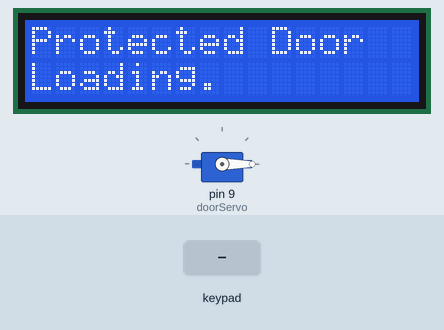
This sketch was run on a simulated Arduino Uno, built with avr-gcc and run on an emulated ATmega328P. On the bench: servo, 16×2 character LCD. The test bench sets the inputs (shaded band).

Above: at 1.1 s.
At 10.2 s:
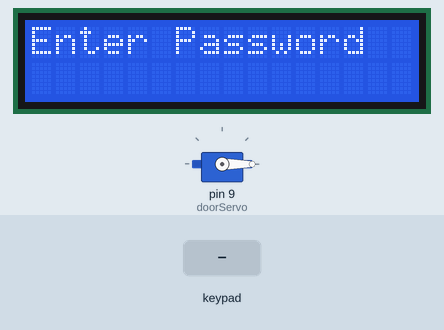
10.3 s: keypad keys 1 0 0 1 pressed 0.4 s apart
At 12.9 s:
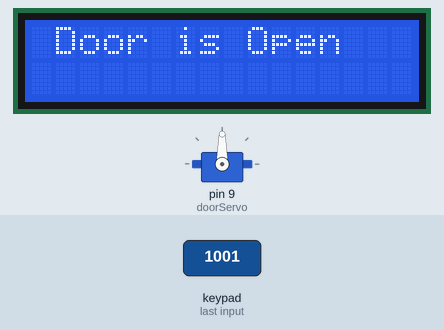
At 17.3 s:
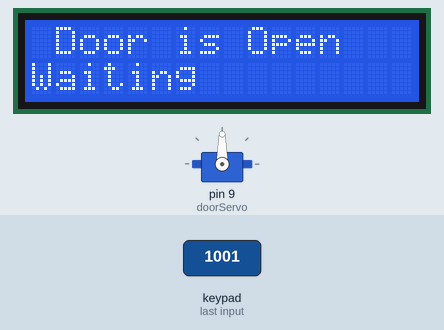
Timing chart, 0 to 28.0 s (numbered marks = the images above; inputs shaded):
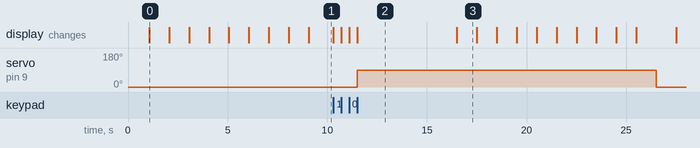

Measured:
- after the input at 10.3 s, servo on pin 9 (doorServo): 0° → 90° after 1.2 s, → 0° 15.0 s later; the display: first changes at once (image 2 shows a later state)
- what the display in image 2 shows lasts 5.0 s, from 11.5 s to 16.5 s

The sketch:

Password_Protected_Door_Lock_System.ino
```cpp
#include <Keypad.h>
#include <LiquidCrystal.h>
#include <Servo.h>

#define PASSWORD_LENGTH 5

Servo doorServo;
LiquidCrystal lcdDisplay(A0, A1, A2, A3, A4, A5);

int servoPosition = 0;

char enteredPassword[PASSWORD_LENGTH];
char masterPassword[PASSWORD_LENGTH] = "1001";
byte enteredCount = 0;

bool isDoorOpen = false;
char pressedKey;

/*--- Keypad Setup ---*/
const byte ROWS = 4;
const byte COLS = 4;
char keypadLayout[ROWS][COLS] = {
  {'1', '2', '3', 'A'},
  {'4', '5', '6', 'B'},
  {'7', '8', '9', 'C'},
  {'*', '0', '#', 'D'}
};

byte rowPins[ROWS] = {0, 1, 2, 3};
byte colPins[COLS] = {4, 5, 6, 7};

Keypad keypad(makeKeymap(keypadLayout), rowPins, colPins, ROWS, COLS);

/*--- Main Action ---*/
void setup()
{
  doorServo.attach(9, 2000, 2400);
  closeDoor();
  lcdDisplay.begin(16, 2);
  lcdDisplay.print("Protected Door");
  showLoading("Loading");
  lcdDisplay.clear();
}

void loop()
{
  if (isDoorOpen)
  {
    pressedKey = keypad.getKey();
    if (pressedKey == '#')
    {
      lcdDisplay.clear();
      closeDoor();
      lcdDisplay.print("Door is closed");
      delay(3000);
      isDoorOpen = false;
    }
  }
  else
  {
    requestPassword();
  }
}

void showLoading(char message[]) {
  lcdDisplay.setCursor(0, 1);
  lcdDisplay.print(message);

  for (int i = 0; i < 9; i++) {
    delay(1000);
    lcdDisplay.print(".");
  }
}

void clearPassword()
{
  while (enteredCount != 0)
  {
    enteredPassword[enteredCount--] = 0;
  }
}

void closeDoor()
{
  for (servoPosition = 90; servoPosition >= 0; servoPosition -= 10) {
    doorServo.write(servoPosition);
  }
}

void openDoor()
{
  for (servoPosition = 0; servoPosition <= 90; servoPosition += 10) {
    doorServo.write(servoPosition);
  }
}

void requestPassword()
{
  lcdDisplay.setCursor(0, 0);
  lcdDisplay.print("Enter Password");

  pressedKey = keypad.getKey();
  if (pressedKey)
  {
    enteredPassword[enteredCount] = pressedKey;
    lcdDisplay.setCursor(enteredCount, 1);
    lcdDisplay.print(enteredPassword[enteredCount]);
    enteredCount++;
  }

  if (enteredCount == PASSWORD_LENGTH - 1)
  {
    if (!strcmp(enteredPassword, masterPassword))
    {
      lcdDisplay.clear();
      openDoor();
      lcdDisplay.print(" Door is Open ");
      isDoorOpen = true;
      delay(5000);
      showLoading("Waiting");
      lcdDisplay.clear();
      lcdDisplay.print(" Time is up! ");
      delay(1000);
      closeDoor();
      isDoorOpen = false;
    }
    else
    {
      lcdDisplay.clear();
      lcdDisplay.print(" Wrong Password ");
      isDoorOpen = false;
    }
    delay(1000);
    lcdDisplay.clear();
    clearPassword();
  }
}
```
